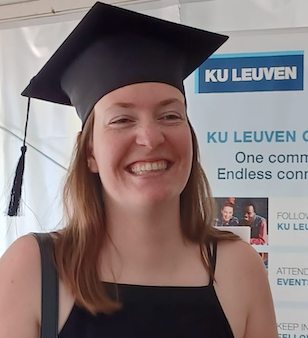
#> input picture assets/photo.png, 308 x 338 px, found by its file name
$ jupyter execute photo_tsne.ipynb
#> lines starting #> are read from the running program, lines starting #| are printed output that depends on the picture
[cell 1]
import cv2
import numpy as np
import seaborn as sns
import matplotlib.pyplot as plt
from sklearn.manifold import TSNE

[cell 2]
im = cv2.imread('photo.png')
#> im is the input picture: shape (338, 308, 3); mean B, G, R 119.6, 119.7, 133
im = np.dstack([im[:,:,2], im[:,:,1], im[:,:,0]])

[cell 3]
plt.figure(figsize=(6, 6))
ax = plt.imshow(im)  # Display the first channel (red in this case)

[cell 4]
out = []
avg_color = []

cs = 10

for x in range(0, im.shape[1]-cs, cs):
    for y in range(0, im.shape[0]-cs, cs):
        r = np.sort(np.ndarray.flatten(im[y:y+cs, x:x+cs, 0]))
        g = np.sort(np.ndarray.flatten(im[y:y+cs, x:x+cs, 1]))
        b = np.sort(np.ndarray.flatten(im[y:y+cs, x:x+cs, 2]))

        punch = np.concatenate((r,g,b))

        if punch.mean() < 250:
            out.append(punch)
            avg_color.append([r.mean(), g.mean(), b.mean()])
#> after the loop, avg_color = 990 items, first 6: [179.1, 166.7, 155.9], [186.2, 172.3, 162.3], [181.8, 172, 165.2], [205.4, 197.3, 192.2], [206.6, 199.8, 196], [207.2, 201.8, 198.8]; out = 990 items

[cell 5]
out = np.vstack((out))
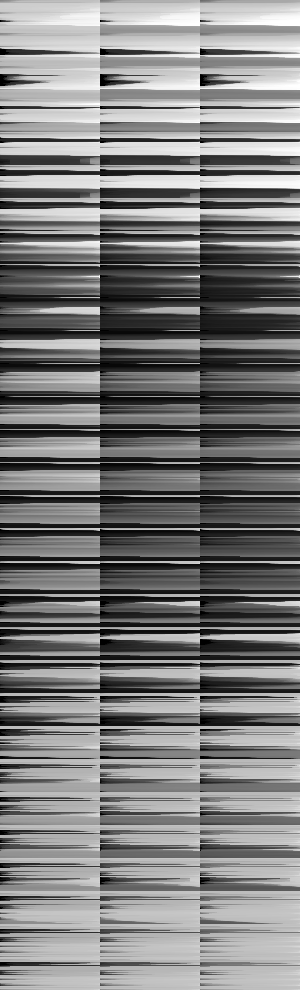
#> out: shape (990, 300); min 0, max 255, mean 124.1
avg_color = np.array(avg_color)
#> avg_color = 990 rows, first 8: [179.1, 166.7, 155.9], [186.2, 172.3, 162.3], [181.8, 172, 165.2], [205.4, 197.3, 192.2], [206.6, 199.8, 196], [207.2, 201.8, 198.8], [207.9, 203.6, 201.4], [209.8, 206.8, 205.5]

[cell 6]
out.shape
#> Out = (990, 300)

[cell 7]
res = TSNE(perplexity = 30, random_state = 2).fit_transform(out)
#> res = 990 pairs, first value -61.38 to 48.64, second value -24.85 to 26.17

[cell 8]
res
#> Out has the same summary as res

[cell 9]
res.shape
#> Out = (990, 2)

[cell 10]
plt.figure(figsize = (4,4))
ax = sns.scatterplot(x = res[:,0], y = res[:,1])
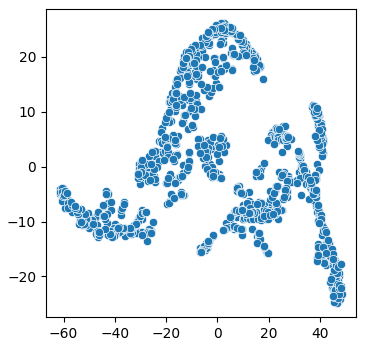
#> figure drawn by matplotlib, 1 panel

[cell 11]
avg_color = avg_color/255
#> avg_color = 990 rows, first 8: [0.702, 0.654, 0.611], [0.73, 0.676, 0.637], [0.713, 0.674, 0.648], [0.805, 0.774, 0.754], [0.81, 0.783, 0.769], [0.812, 0.791, 0.779], [0.815, 0.799, 0.79], [0.823, 0.811, 0.806]
avg_color = [tuple(x) for x in avg_color]
#> avg_color = 990 items, first 6: (0.702, 0.654, 0.611), (0.73, 0.676, 0.637), (0.713, 0.674, 0.648), (0.805, 0.774, 0.754), (0.81, 0.783, 0.769), (0.812, 0.791, 0.779)
avg_color
#> Out has the same summary as avg_color

[cell 12]
from matplotlib.patches import Circle
import matplotlib.pyplot as plt

fig, ax = plt.subplots(figsize=(4, 4))

# Plot circles
for x in range(0, len(res)):
    patch = Circle((res[x][0], res[x][1]), 1, color=avg_color[x])
    ax.add_patch(patch)

# Set limits
plt.xlim(res[:, 0].min() - 5, res[:, 0].max() + 5)
plt.ylim(res[:, 1].min() - 5, res[:, 1].max() + 5)

# Remove axes and frame
ax.axis('off')

# Save the plot without frame and axes
plt.savefig('tsne_photo.png', bbox_inches='tight', pad_inches=0, transparent=True)
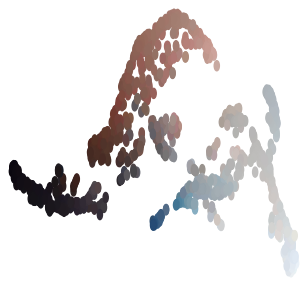
#> figure drawn by matplotlib, 1 panel

# Optionally, if you want to display the plot as well
plt.show()
